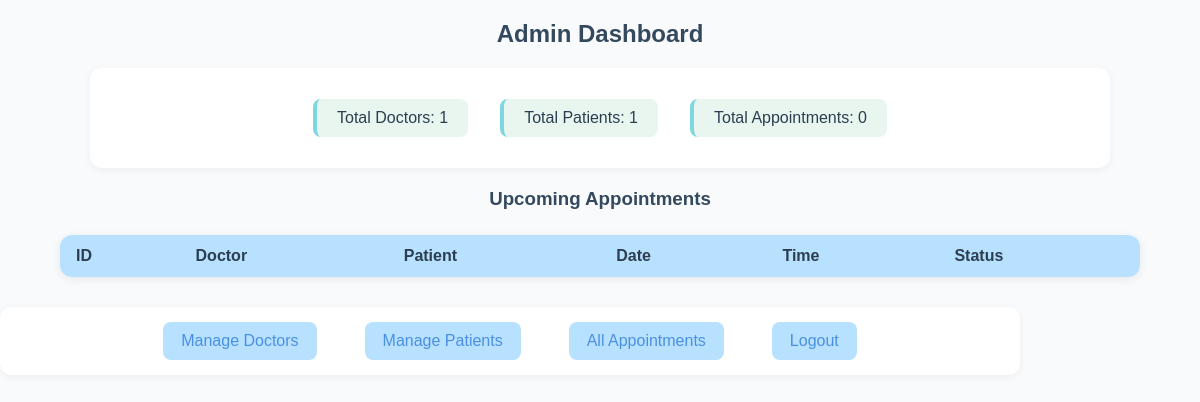
/admin/dashboard (signed in), run on an earlier commit of the app's database.
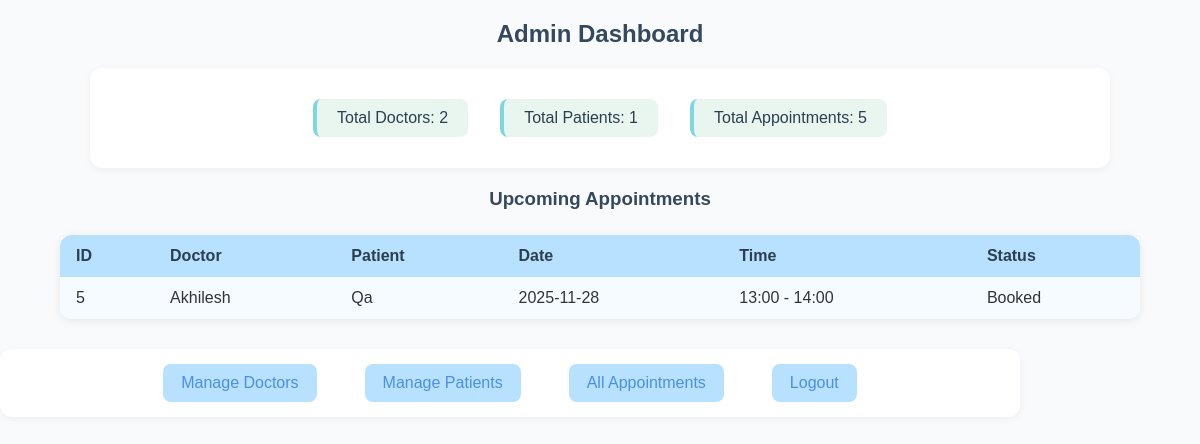
And on a later commit of the database.
### models.py (models this page shows, shortened)
class Appointment(db.Model):
    id = db.Column(db.Integer, primary_key=True)
    doctor_id = db.Column(db.Integer, db.ForeignKey('doctor.id'), nullable=False, index=True)
    patient_id = db.Column(db.Integer, db.ForeignKey('patient.id'), nullable=False, index=True)
    date = db.Column(db.Date, nullable=False, index=True)
    start_time = db.Column(db.Time, nullable=False)
    end_time = db.Column(db.Time, nullable=False)
    status = db.Column(db.String(20), default='Booked', nullable=False, index=True)
    created_at = db.Column(db.DateTime, default=datetime.utcnow)
    treatment = db.relationship('Treatment', backref='appointment', uselist=False, cascade="all, delete-orphan")

class Doctor(db.Model):
    id = db.Column(db.Integer, primary_key=True)
    name = db.Column(db.String(100), nullable=False, index=True)
    specialization_id = db.Column(db.Integer, db.ForeignKey('department.id'), nullable=False)
    availability = db.Column(db.String(500), nullable=True)
    email = db.Column(db.String(100), unique=True, nullable=False, index=True)
    password = db.Column(db.String(200), nullable=False)
    contact = db.Column(db.String(20), nullable=True)
    is_active = db.Column(db.Boolean, default=True, nullable=False)   # blacklist / soft-delete
    created_at = db.Column(db.DateTime, default=datetime.utcnow)
    appointments = db.relationship('Appointment', backref='doctor', lazy=True)
    avail_slots = db.relationship('DoctorAvailability', backref='doctor', lazy=True, cascade="all, delete-orphan")

class Patient(db.Model):
    id = db.Column(db.Integer, primary_key=True)
    name = db.Column(db.String(100), nullable=False, index=True)
    email = db.Column(db.String(100), unique=True, nullable=False, index=True)
    contact = db.Column(db.String(20), nullable=True)
    password = db.Column(db.String(200), nullable=False)
    is_active = db.Column(db.Boolean, default=True, nullable=False)
    created_at = db.Column(db.DateTime, default=datetime.utcnow)
    appointments = db.relationship('Appointment', backref='patient', lazy=True)

### app.py (the view)
@app.route('/admin/dashboard')
@admin_required
def admin_dashboard():
    total_doctors = Doctor.query.filter_by(is_active=True).count()
    total_patients = Patient.query.filter_by(is_active=True).count()
    total_appointments = Appointment.query.count()
    today = date.today()
    upcoming = Appointment.query.filter(
        Appointment.date >= today
        ).order_by(Appointment.date, Appointment.start_time).limit(10).all()
    print("Upcoming count:", len(upcoming))
    for a in upcoming:
        print("Appt", a.id, a.date, a.start_time, a.end_time, a.status)
    return render_template(
        'admin_dashboard.html',
        total_doctors=total_doctors,
        total_patients=total_patients,
        total_appointments=total_appointments,
        upcoming=upcoming
    )

### app.py (called while the page is built)
def admin_required(func):
    from functools import wraps
    @wraps(func)
    def wrapper(*args, **kwargs):
        if session.get('role') != 'admin':
            flash("Admin login required", "warning")
            return redirect(url_for('login'))
        return func(*args, **kwargs)
    return wrapper

### templates/admin_dashboard.html (shortened to what this page needs)
<!DOCTYPE html>
<html lang="en">
<head>
</head>
<body>
  <h2>Admin Dashboard</h2>
  <div>
    <p>Total Doctors: {{ total_doctors }}</p>
    <p>Total Patients: {{ total_patients }}</p>
    <p>Total Appointments: {{ total_appointments }}</p>
  </div>
  <h3>Upcoming Appointments</h3>
  <table>
    <tr>
      <th>ID</th>
      <th>Doctor</th>
      <th>Patient</th>
      <th>Date</th>
      <th>Time</th>
      <th>Status</th>
    </tr>
    {% for a in upcoming %}
    <tr>
      <td>{{ a.id }}</td>
      <td>{{ a.doctor.name }}</td>
      <td>{{ a.patient.name }}</td>
      <td>{{ a.date }}</td>
      <td>{{ a.start_time.strftime('%H:%M') }} - {{ a.end_time.strftime('%H:%M') }}</td>
      <td>{{ a.status }}</td>
    </tr>
    {% endfor %}
  </table>
  <div class="nav-links">
    <a href="{{ url_for('admin_doctors') }}">Manage Doctors</a>
    <a href="{{ url_for('admin_patients') }}">Manage Patients</a>
    <a href="{{ url_for('admin_appointments') }}">All Appointments</a>
    <a href="{{ url_for('logout') }}">Logout</a>
  </div>
</body>
</html>

What changed in the data, as far as the page shows it:
added Appointment: id "5", doctor.name "Akhilesh", patient.name "Qa", date "2025-11-28", start_time "13:00", end_time "14:00", status "Booked"
Also different on the page:
{{ total_doctors }}: "1" → "2"
{{ total_appointments }}: "0" → "5"
